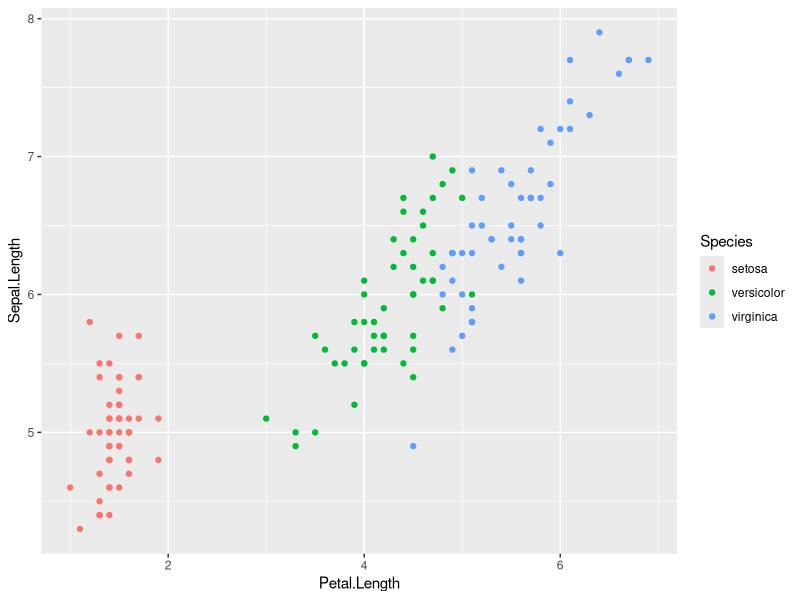
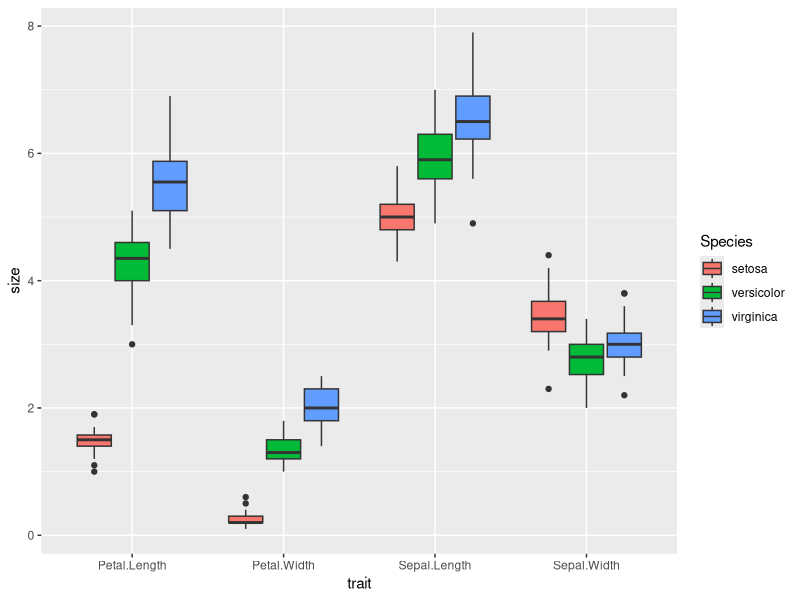

Here is the R script that generated these plots, in order:
## ---- chunk 1
knitr::opts_chunk$set(echo = TRUE)
## ---- chunk 2
# Chargez la librairie `tidyverse`

# Changez votre répertoire de travail pour être dans `session3_plots_reorganisation`

# Importer `burghardt_et_al_2015_expt1.txt` et mettez le dans un objet appelé `expt1`

## ---- chunk 3
# Chargez la librairie `tidyverse` (aide: utilisez la fonction `library()`)
library(tidyverse)

# Importer `burghardt_et_al_2015_expt1.txt` et mettez le dans un objet appelé `expt1`
#(aide: utilisez la fonction `read_tsv()`)

expt1 <- read_tsv("../data/burghardt_et_al_2015_expt1.txt")

## ---- chunk 4
# For convenience convert the iris dataset to a tibble (so it doesn't print out of the screen!)
iris <- as_tibble(iris)
iris
## ---- chunk 5
ggplot(iris, aes(Petal.Length, Sepal.Length, colour = Species)) + 
  geom_point()
## ---- chunk 6
set.seed(11)
iris %>% 
  gather(trait, size, -Species) %>% 
  sample_n(10) %>% 
  arrange(Species, trait) %>% 
  knitr::kable()
## ---- chunk 7
iris_long <- iris %>% 
  mutate(flower_id = 1:n()) %>%         # Make an identifier for each flower
  gather(trait, size, -Species, -flower_id)
iris_long
## ---- chunk 8
ggplot(iris_long, aes(trait, size, fill = Species)) + 
  geom_boxplot()
## ---- chunk 9
iris_long %>% 
  spread(trait, size)
